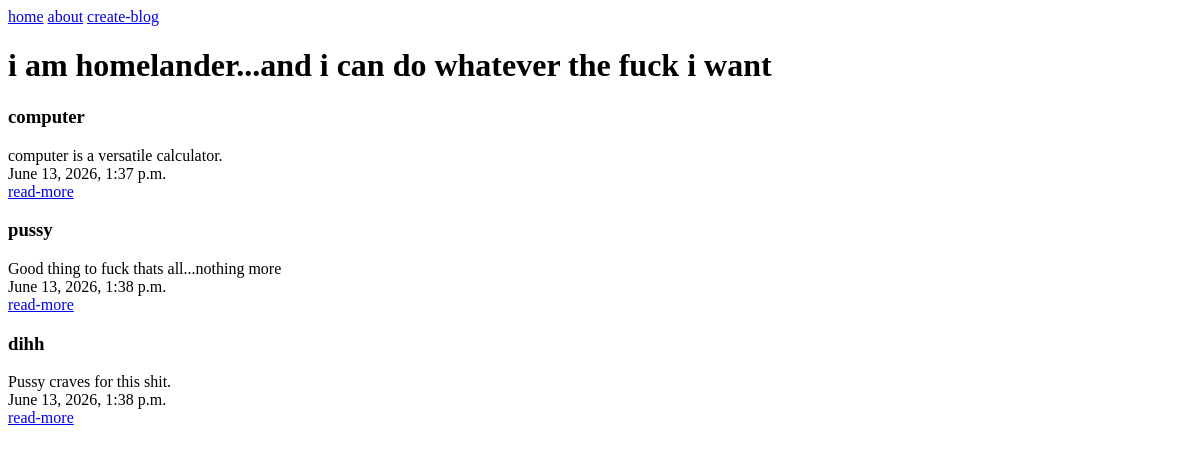
Before: / with the older database file.
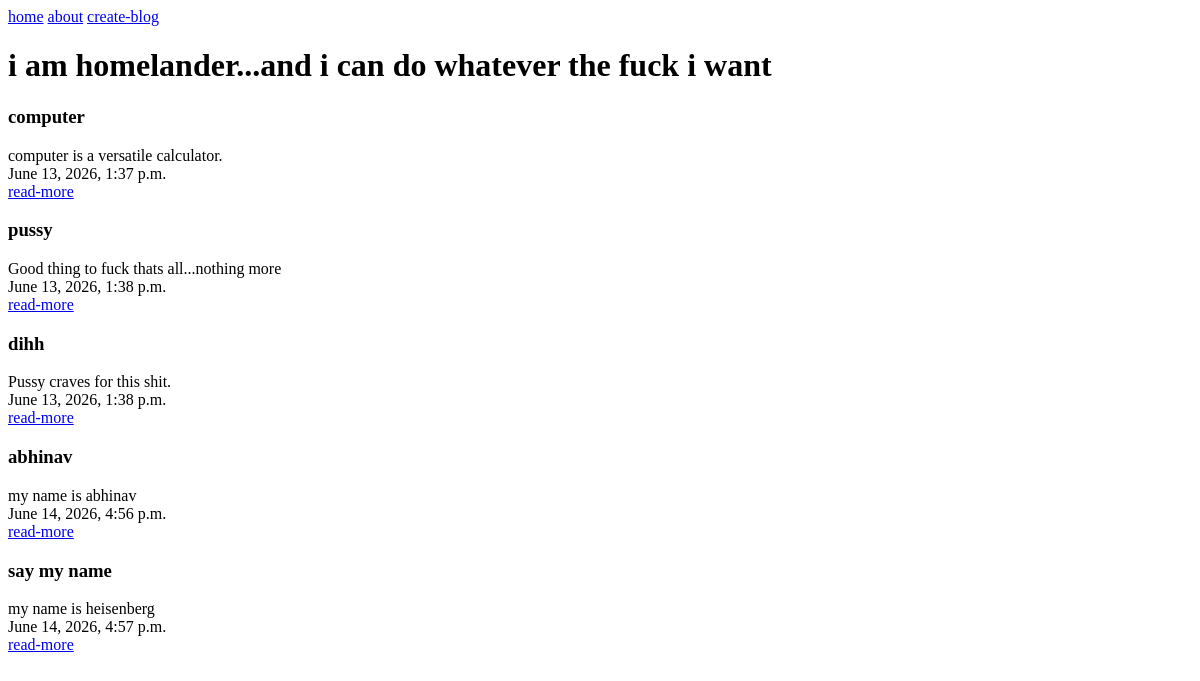
After: the same page with the newer database file.
### core/models.py (models this page shows, shortened)
class blogs(models.Model):
    title=models.CharField(max_length=50)
    content=models.TextField()
    created=models.DateTimeField(auto_now_add=True)

### core/views.py (the view)
# urls.py: path('', home_view_data.as_view(), name='home'),
class home_view_data(ListView):
    model=blogs
    template_name='home.html'
    context_object_name='blog'

### templates/home.html (shortened to what this page needs)
{% extends "base.html" %}
{% block content %}
<h1>i am homelander...and i can do whatever the fuck i want</h1>
{% for b in blog %}
<h3>{{ b.title }}</h3>
{{ b.content }} <br>
{{ b.created }} <br>
<a href="{% url "detail" b.pk %}">read-more</a>
{% endfor %}
{% endblock content %}

### templates/base.html (shortened to what this page needs)
<!DOCTYPE html>
<html lang="en">
<head>
</head>
<body>
    <nav>
        <a href="{% url "home" %}">home</a>
        <a href="{% url "about" %}">about</a>
        <a href="{% url "create" %}">create-blog</a>
    </nav>
    {% block content %}{% endblock content %}
</body>
</html>

Changed rows visible on the page:
added blogs: title "abhinav", content "my name is abhinav", created "June 14, 2026, 4:56 p.m."
added blogs: title "say my name", content "my name is heisenberg", created "June 14, 2026, 4:57 p.m."
